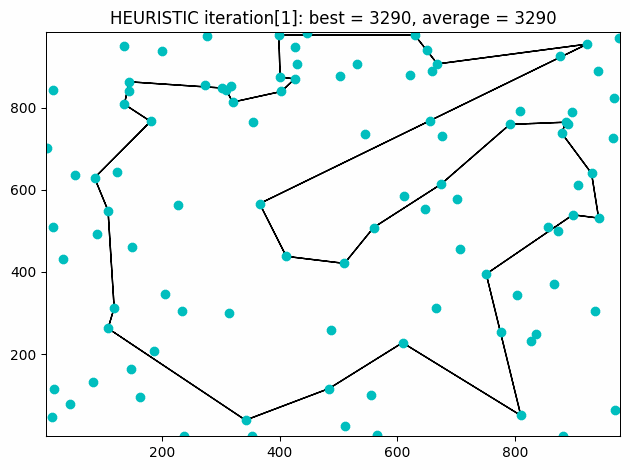
#> input picture rd100_heuristic_gif_GREAT.gif, 630 x 470 px
$ python gif_breaker.py
#> lines starting #> are read from the running program, lines starting #| are printed output that depends on the picture
from PIL import Image
import os

def gif_to_png(gif_path, output_folder):
    # Open the GIF file
#> called with gif_path = 'rd100_heuristic_gif_GREAT.gif'
    gif = Image.open(gif_path)
#> gif is the input picture: PIL image 630x470 P; mean R, G, B, A 241, 245.5, 245.5, 255

    # Iterate through each frame in the GIF
    for frame_num in range(gif.n_frames):
        # Select the current frame
        gif.seek(frame_num)

        # Convert the frame to RGBA (if not already in RGBA mode)
        rgba_frame = gif.convert("RGBA")

        # Save the frame as a PNG file
        output_path = f"{output_folder}/frame_{frame_num:03d}.png"
        rgba_frame.save(output_path, format="PNG")
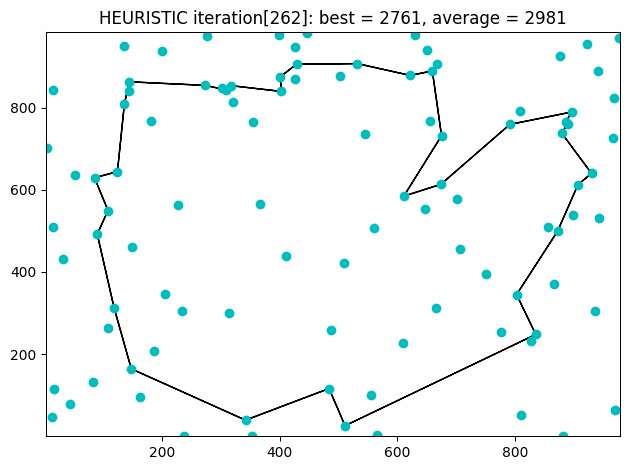
#> gif: PIL image 630x470 RGBA; mean R, G, B, A 242.1, 246.6, 246.6, 255

if __name__ == "__main__":
    # Specify the path to the GIF file
    gif_name = "rd100_heuristic_gif_GREAT"

    gif_path = gif_name + ".gif"
    output_folder = "C:/Users/33670/Documents/0-Etudes/Uni-M2-Androide/MAOA/animated_results/" + gif_name

    # Create the output folder if it doesn't exist
    os.makedirs(output_folder, exist_ok=True)

    # Call the function to convert the GIF to PNG frames
    gif_to_png(gif_path, output_folder)
